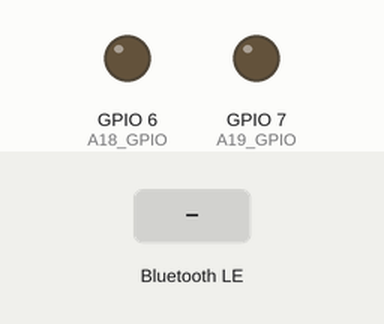
This sketch was run on a simulated ESP32-S3. Shown: output pins drawn as LEDs (lit = HIGH). The test bench sets the inputs (shaded band). EEPROM starts erased; nothing arrives over Bluetooth unless stated; a phone connects over Bluetooth LE 3 s after start.

Above: at 2.2 s.
2.3 s: Bluetooth LE write "1" received
At 3.5 s:
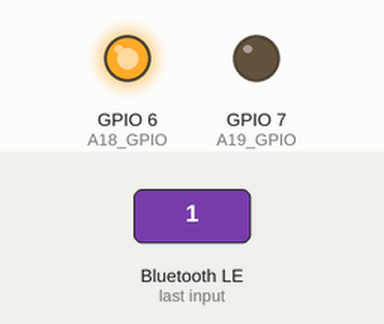
3.8 s: Bluetooth LE write "2" received
At 4.8 s:
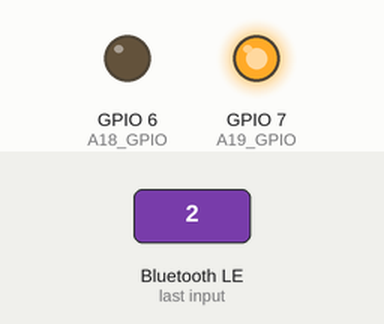
5.3 s: Bluetooth LE write "3" received
At 5.9 s:
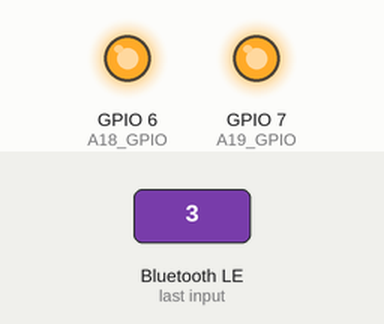
6.8 s: Bluetooth LE write "0" received
At 8.2 s:
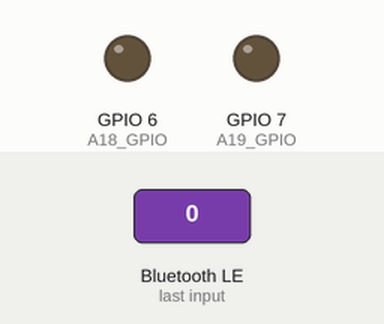
Timing chart, 0 to 9.3 s (numbered marks = the images above; inputs shaded):
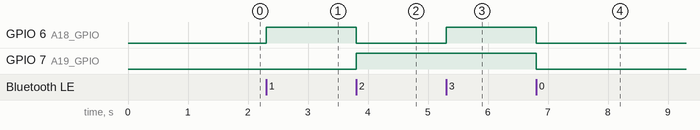

The sketch:

AmigaBlueKick.ino
```cpp
// (licence header left out)
#include <Arduino.h>
#include <Preferences.h>
#include "BLEDevice.h"
#include "BLEServer.h"
#include "BLEUtils.h"
#include "BLE2902.h"

#define A18_GPIO   6
#define A19_GPIO   7
#define RESET_GPIO 3

#define INACTIVITY_TIMEOUT 30000

BLEServer* pServer = nullptr;
BLECharacteristic* pCharacteristic = nullptr;
bool deviceConnected = false;
bool newkick = false;

Preferences preferences;

static unsigned long lastActivityTime = 0;

void setKickstart(char c) {
  if (c == '0') {
    digitalWrite(A18_GPIO, LOW);
    digitalWrite(A19_GPIO, LOW);
    preferences.putString("kick_value", String(c));
    newkick = true;
  } else if (c == '1') {
    digitalWrite(A18_GPIO, HIGH);
    digitalWrite(A19_GPIO, LOW);
    preferences.putString("kick_value", String(c));
    newkick = true;
  } else if (c == '2') {
    digitalWrite(A18_GPIO, LOW);
    digitalWrite(A19_GPIO, HIGH);
    preferences.putString("kick_value", String(c));
    newkick = true;
  } else if (c == '3') {
    digitalWrite(A18_GPIO, HIGH);
    digitalWrite(A19_GPIO, HIGH);
    preferences.putString("kick_value", String(c));
    newkick = true;
  } else {
    digitalWrite(A18_GPIO, LOW);
    digitalWrite(A19_GPIO, LOW);
    preferences.putString("kick_value", "0");
    newkick = true;
  }
}

class MyServerCallbacks : public BLEServerCallbacks {
  void onConnect(BLEServer* pServer) {
    deviceConnected = true;
    lastActivityTime = millis();
  }

  void onDisconnect(BLEServer* pServer) {
    deviceConnected = false;
    lastActivityTime = millis();
    BLEDevice::startAdvertising();
  }
};

class MyCharacteristicCallbacks : public BLECharacteristicCallbacks {
  void onWrite(BLECharacteristic* pCharacteristic) {
    String value = pCharacteristic->getValue().c_str();
    if (value.length() > 0) {
      char c = value[0];
      setKickstart(c);
      lastActivityTime = millis();
    }
  }
};

void setup() {
  gpio_hold_dis((gpio_num_t)A18_GPIO);
  gpio_hold_dis((gpio_num_t)A19_GPIO);
  pinMode(A18_GPIO, OUTPUT);
  pinMode(A19_GPIO, OUTPUT);
  pinMode(RESET_GPIO, INPUT_PULLUP);
  esp_sleep_enable_ext0_wakeup( (gpio_num_t)RESET_GPIO, 0 );

  preferences.begin("kickstart", false);
  String savedValue = preferences.getString("kick_value", "0");
  setKickstart(savedValue[0]);

  BLEDevice::init("AmigaKickstartControl");
  pServer = BLEDevice::createServer();
  vTaskDelay(pdMS_TO_TICKS(1000));
  pServer->setCallbacks(new MyServerCallbacks());

  BLEService *pService = pServer->createService("A500");

  pCharacteristic = pService->createCharacteristic(
                      "1234",
                      BLECharacteristic::PROPERTY_READ |
                      BLECharacteristic::PROPERTY_WRITE
                    );

  pCharacteristic->setCallbacks(new MyCharacteristicCallbacks());
  pCharacteristic->setValue(savedValue.c_str());
  pService->start();

  BLEAdvertising *pAdvertising = BLEDevice::getAdvertising();
  pAdvertising->addServiceUUID("A500");
  pAdvertising->setScanResponse(true);
  pAdvertising->setMinPreferred(0x10);
  pAdvertising->setMaxPreferred(0x20);
  BLEDevice::startAdvertising();

  lastActivityTime = millis();
}

void loop() {
    if (!deviceConnected && (millis() - lastActivityTime >= INACTIVITY_TIMEOUT)) {
      gpio_hold_en( (gpio_num_t)A18_GPIO );
      gpio_hold_en( (gpio_num_t)A19_GPIO );
      esp_deep_sleep_start();
    }
    if (newkick) {
      vTaskDelay(pdMS_TO_TICKS(500));
      pinMode(RESET_GPIO, OUTPUT);
      vTaskDelay(pdMS_TO_TICKS(500));
      digitalWrite(RESET_GPIO, LOW);
      vTaskDelay(pdMS_TO_TICKS(500));
      pinMode(RESET_GPIO, INPUT_PULLUP);
      newkick = false;
  }
}
```

Measured:
- after the input at 2.3 s, GPIO 6 (A18_GPIO): LOW → HIGH at once
- after the input at 3.8 s, GPIO 6 (A18_GPIO): HIGH → LOW at once; GPIO 7 (A19_GPIO): LOW → HIGH at once
- after the input at 5.3 s, GPIO 6 (A18_GPIO): LOW → HIGH at once
- after the input at 6.8 s, GPIO 6 (A18_GPIO), GPIO 7 (A19_GPIO): HIGH → LOW at once
